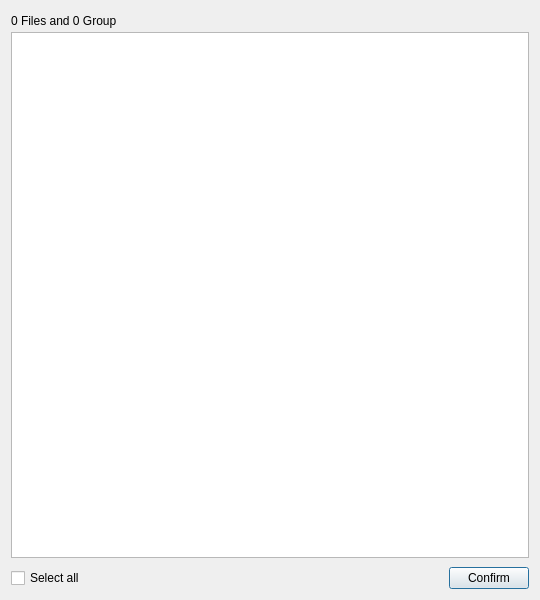
<?xml version="1.0" encoding="UTF-8"?>
<ui version="4.0">
 <class>FileReviewDialog</class>
 <widget class="QDialog" name="FileReviewDialog">
  <property name="geometry">
   <rect>
    <x>0</x>
    <y>0</y>
    <width>540</width>
    <height>600</height>
   </rect>
  </property>
  <property name="windowTitle">
   <string>FileReviewDialog</string>
  </property>
  <layout class="QVBoxLayout" name="verticalLayout">
   <property name="spacing">
    <number>0</number>
   </property>
   <item>
    <widget class="QWidget" name="widget_2" native="true">
     <layout class="QHBoxLayout" name="horizontalLayout_2">
      <property name="leftMargin">
       <number>0</number>
      </property>
      <property name="topMargin">
       <number>0</number>
      </property>
      <property name="rightMargin">
       <number>0</number>
      </property>
      <property name="bottomMargin">
       <number>1</number>
      </property>
      <item>
       <widget class="QLabel" name="tipTextLabel">
        <property name="text">
         <string>0 Files and 0 Group</string>
        </property>
       </widget>
      </item>
      <item>
       <spacer name="horizontalSpacer_2">
        <property name="orientation">
         <enum>Qt::Orientation::Horizontal</enum>
        </property>
        <property name="sizeHint" stdset="0">
         <size>
          <width>40</width>
          <height>20</height>
         </size>
        </property>
       </spacer>
      </item>
     </layout>
    </widget>
   </item>
   <item>
    <widget class="QTreeWidget" name="treeWidget">
     <property name="editTriggers">
      <set>QAbstractItemView::EditTrigger::NoEditTriggers</set>
     </property>
     <property name="textElideMode">
      <enum>Qt::TextElideMode::ElideLeft</enum>
     </property>
     <property name="columnCount">
      <number>0</number>
     </property>
    </widget>
   </item>
   <item>
    <widget class="QWidget" name="widget" native="true">
     <layout class="QHBoxLayout" name="horizontalLayout">
      <property name="leftMargin">
       <number>0</number>
      </property>
      <property name="rightMargin">
       <number>0</number>
      </property>
      <property name="bottomMargin">
       <number>0</number>
      </property>
      <item>
       <widget class="QCheckBox" name="selectAllCheckBox">
        <property name="text">
         <string>Select all</string>
        </property>
       </widget>
      </item>
      <item>
       <spacer name="horizontalSpacer">
        <property name="orientation">
         <enum>Qt::Orientation::Horizontal</enum>
        </property>
        <property name="sizeHint" stdset="0">
         <size>
          <width>308</width>
          <height>20</height>
         </size>
        </property>
       </spacer>
      </item>
      <item>
       <widget class="QPushButton" name="confirmButton">
        <property name="text">
         <string>Confirm</string>
        </property>
       </widget>
      </item>
     </layout>
    </widget>
   </item>
  </layout>
 </widget>
 <resources/>
 <connections/>
</ui>
